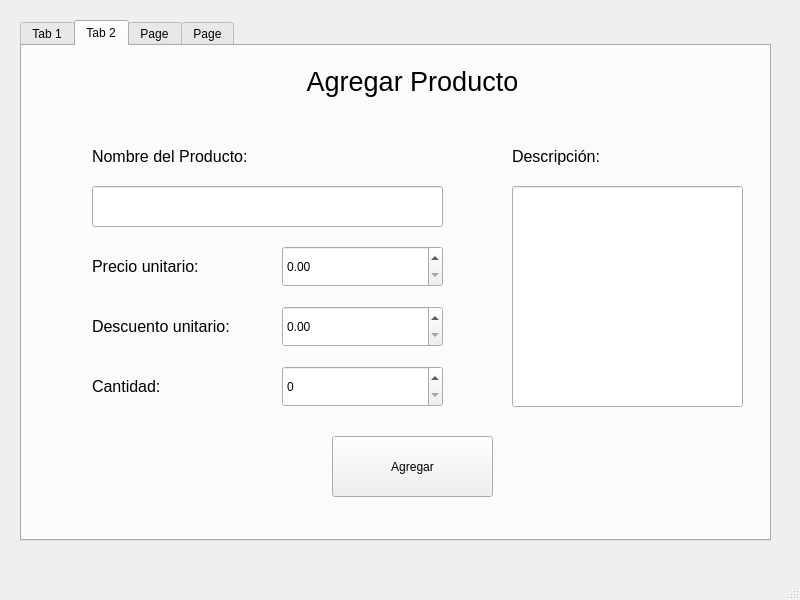
<?xml version="1.0" encoding="UTF-8"?>
<ui version="4.0">
 <class>MainWindow</class>
 <widget class="QMainWindow" name="MainWindow">
  <property name="geometry">
   <rect>
    <x>0</x>
    <y>0</y>
    <width>800</width>
    <height>600</height>
   </rect>
  </property>
  <property name="windowTitle">
   <string>MainWindow</string>
  </property>
  <widget class="QWidget" name="centralwidget">
   <widget class="QTabWidget" name="tabWidget">
    <property name="geometry">
     <rect>
      <x>20</x>
      <y>20</y>
      <width>751</width>
      <height>521</height>
     </rect>
    </property>
    <property name="currentIndex">
     <number>1</number>
    </property>
    <widget class="QWidget" name="tab">
     <attribute name="title">
      <string>Tab 1</string>
     </attribute>
     <widget class="QPushButton" name="btn_agregarMenu">
      <property name="geometry">
       <rect>
        <x>300</x>
        <y>150</y>
        <width>131</width>
        <height>51</height>
       </rect>
      </property>
      <property name="text">
       <string>Agregar</string>
      </property>
     </widget>
     <widget class="QPushButton" name="btn_eliminarMenu">
      <property name="geometry">
       <rect>
        <x>300</x>
        <y>220</y>
        <width>131</width>
        <height>51</height>
       </rect>
      </property>
      <property name="text">
       <string>Eliminar</string>
      </property>
     </widget>
     <widget class="QPushButton" name="btn_mostrarMenu">
      <property name="geometry">
       <rect>
        <x>300</x>
        <y>290</y>
        <width>131</width>
        <height>51</height>
       </rect>
      </property>
      <property name="text">
       <string>Mostrar Producto</string>
      </property>
     </widget>
     <widget class="QLabel" name="label">
      <property name="geometry">
       <rect>
        <x>240</x>
        <y>60</y>
        <width>261</width>
        <height>71</height>
       </rect>
      </property>
      <property name="font">
       <font>
        <family>Sitka</family>
        <pointsize>36</pointsize>
       </font>
      </property>
      <property name="text">
       <string>MENU</string>
      </property>
      <property name="alignment">
       <set>Qt::AlignmentFlag::AlignCenter</set>
      </property>
     </widget>
     <widget class="QPushButton" name="btn_salir">
      <property name="geometry">
       <rect>
        <x>300</x>
        <y>360</y>
        <width>131</width>
        <height>51</height>
       </rect>
      </property>
      <property name="text">
       <string>Salir</string>
      </property>
     </widget>
    </widget>
    <widget class="QWidget" name="tab_2">
     <attribute name="title">
      <string>Tab 2</string>
     </attribute>
     <widget class="QLabel" name="label_2">
      <property name="geometry">
       <rect>
        <x>70</x>
        <y>90</y>
        <width>241</width>
        <height>41</height>
       </rect>
      </property>
      <property name="font">
       <font>
        <pointsize>12</pointsize>
       </font>
      </property>
      <property name="text">
       <string>Nombre del Producto:</string>
      </property>
     </widget>
     <widget class="QLineEdit" name="lE_nombreP">
      <property name="geometry">
       <rect>
        <x>70</x>
        <y>140</y>
        <width>351</width>
        <height>41</height>
       </rect>
      </property>
     </widget>
     <widget class="QLineEdit" name="lE_descripcion">
      <property name="geometry">
       <rect>
        <x>490</x>
        <y>140</y>
        <width>231</width>
        <height>221</height>
       </rect>
      </property>
      <property name="alignment">
       <set>Qt::AlignmentFlag::AlignLeading|Qt::AlignmentFlag::AlignLeft|Qt::AlignmentFlag::AlignTop</set>
      </property>
     </widget>
     <widget class="QLabel" name="label_3">
      <property name="geometry">
       <rect>
        <x>490</x>
        <y>90</y>
        <width>211</width>
        <height>41</height>
       </rect>
      </property>
      <property name="font">
       <font>
        <pointsize>12</pointsize>
       </font>
      </property>
      <property name="text">
       <string>Descripción:</string>
      </property>
     </widget>
     <widget class="QDoubleSpinBox" name="dSpinBox_precio">
      <property name="geometry">
       <rect>
        <x>260</x>
        <y>200</y>
        <width>161</width>
        <height>41</height>
       </rect>
      </property>
     </widget>
     <widget class="QDoubleSpinBox" name="doubleSpinBox_descuento">
      <property name="geometry">
       <rect>
        <x>260</x>
        <y>260</y>
        <width>161</width>
        <height>41</height>
       </rect>
      </property>
     </widget>
     <widget class="QLabel" name="label_4">
      <property name="geometry">
       <rect>
        <x>70</x>
        <y>200</y>
        <width>171</width>
        <height>41</height>
       </rect>
      </property>
      <property name="font">
       <font>
        <pointsize>12</pointsize>
       </font>
      </property>
      <property name="text">
       <string>Precio unitario:</string>
      </property>
     </widget>
     <widget class="QLabel" name="label_5">
      <property name="geometry">
       <rect>
        <x>70</x>
        <y>260</y>
        <width>211</width>
        <height>41</height>
       </rect>
      </property>
      <property name="font">
       <font>
        <pointsize>12</pointsize>
       </font>
      </property>
      <property name="text">
       <string>Descuento unitario:</string>
      </property>
     </widget>
     <widget class="QLabel" name="label_6">
      <property name="geometry">
       <rect>
        <x>70</x>
        <y>320</y>
        <width>121</width>
        <height>41</height>
       </rect>
      </property>
      <property name="font">
       <font>
        <pointsize>12</pointsize>
       </font>
      </property>
      <property name="text">
       <string>Cantidad:</string>
      </property>
     </widget>
     <widget class="QSpinBox" name="spinBox_cant">
      <property name="geometry">
       <rect>
        <x>260</x>
        <y>320</y>
        <width>161</width>
        <height>41</height>
       </rect>
      </property>
     </widget>
     <widget class="QPushButton" name="pushButton_4">
      <property name="geometry">
       <rect>
        <x>310</x>
        <y>390</y>
        <width>161</width>
        <height>61</height>
       </rect>
      </property>
      <property name="text">
       <string>Agregar</string>
      </property>
     </widget>
     <widget class="QLabel" name="label_7">
      <property name="geometry">
       <rect>
        <x>230</x>
        <y>10</y>
        <width>321</width>
        <height>51</height>
       </rect>
      </property>
      <property name="font">
       <font>
        <pointsize>20</pointsize>
       </font>
      </property>
      <property name="text">
       <string>Agregar Producto</string>
      </property>
      <property name="alignment">
       <set>Qt::AlignmentFlag::AlignCenter</set>
      </property>
     </widget>
    </widget>
    <widget class="QWidget" name="tab_3">
     <attribute name="title">
      <string>Page</string>
     </attribute>
     <widget class="QLineEdit" name="lE_nameElim">
      <property name="geometry">
       <rect>
        <x>170</x>
        <y>100</y>
        <width>401</width>
        <height>51</height>
       </rect>
      </property>
     </widget>
     <widget class="QPushButton" name="btn_eliminar">
      <property name="geometry">
       <rect>
        <x>300</x>
        <y>190</y>
        <width>171</width>
        <height>51</height>
       </rect>
      </property>
      <property name="text">
       <string>Eliminar</string>
      </property>
     </widget>
     <widget class="QLabel" name="label_8">
      <property name="geometry">
       <rect>
        <x>200</x>
        <y>20</y>
        <width>321</width>
        <height>51</height>
       </rect>
      </property>
      <property name="font">
       <font>
        <pointsize>20</pointsize>
       </font>
      </property>
      <property name="text">
       <string>Eliminar Producto</string>
      </property>
      <property name="alignment">
       <set>Qt::AlignmentFlag::AlignCenter</set>
      </property>
     </widget>
    </widget>
    <widget class="QWidget" name="tab_4">
     <attribute name="title">
      <string>Page</string>
     </attribute>
     <widget class="QTextEdit" name="tE_mostrar">
      <property name="geometry">
       <rect>
        <x>130</x>
        <y>100</y>
        <width>481</width>
        <height>251</height>
       </rect>
      </property>
      <property name="readOnly">
       <bool>true</bool>
      </property>
     </widget>
     <widget class="QTextEdit" name="tE_calcInventario">
      <property name="geometry">
       <rect>
        <x>130</x>
        <y>370</y>
        <width>481</width>
        <height>41</height>
       </rect>
      </property>
     </widget>
     <widget class="QPushButton" name="btn_mostrar">
      <property name="geometry">
       <rect>
        <x>340</x>
        <y>430</y>
        <width>83</width>
        <height>29</height>
       </rect>
      </property>
      <property name="text">
       <string>Mostrar</string>
      </property>
     </widget>
     <widget class="QLabel" name="label_9">
      <property name="geometry">
       <rect>
        <x>220</x>
        <y>20</y>
        <width>321</width>
        <height>51</height>
       </rect>
      </property>
      <property name="font">
       <font>
        <pointsize>20</pointsize>
       </font>
      </property>
      <property name="text">
       <string>Mostrar Inventario</string>
      </property>
      <property name="alignment">
       <set>Qt::AlignmentFlag::AlignCenter</set>
      </property>
     </widget>
    </widget>
   </widget>
  </widget>
  <widget class="QMenuBar" name="menubar">
   <property name="geometry">
    <rect>
     <x>0</x>
     <y>0</y>
     <width>800</width>
     <height>25</height>
    </rect>
   </property>
  </widget>
  <widget class="QStatusBar" name="statusbar"/>
 </widget>
 <resources/>
 <connections/>
</ui>
